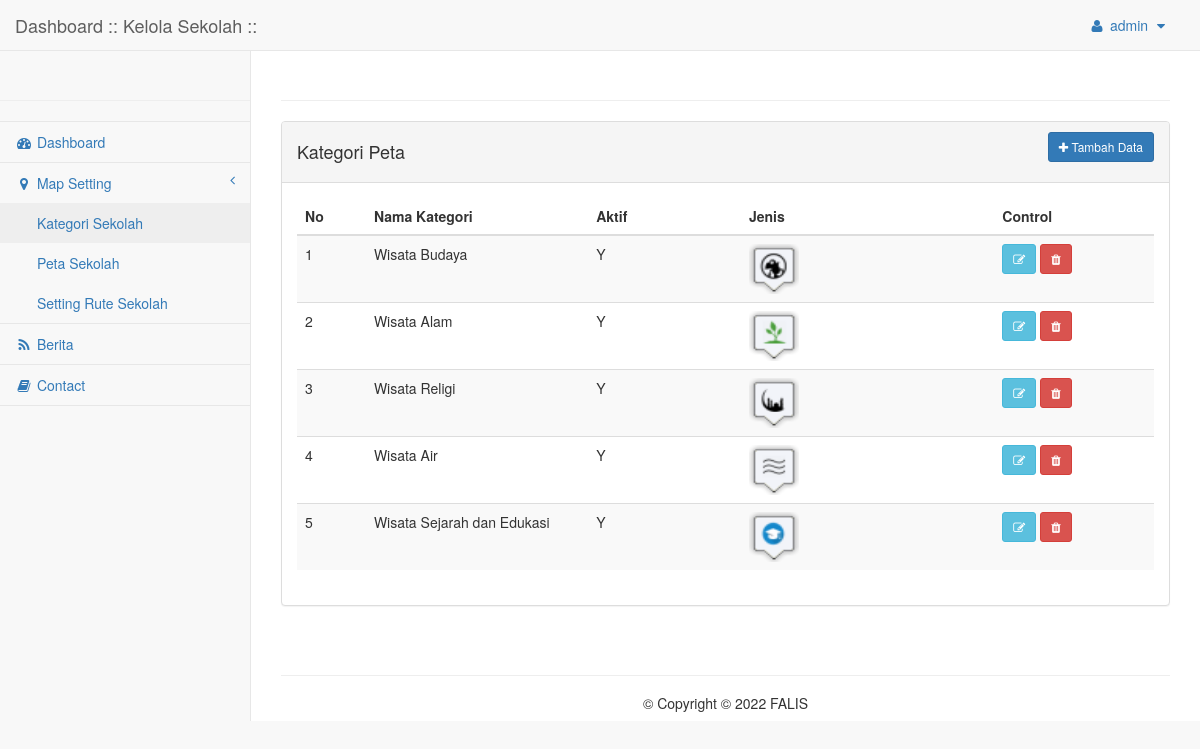
The app's page /?hal=data_kategori (signed in) with its own data.
### tables this page shows
CREATE TABLE IF NOT EXISTS `kategori` (
  `id_kategori` int(5) NOT NULL,
  `nama_kategori` varchar(50) NOT NULL,
  `jenis` varchar(100) NOT NULL DEFAULT '',
  `aktif` enum('Y','N') NOT NULL DEFAULT 'Y'
);

### includes/p_kategori.php (the view, shortened to what this page needs)
<?php
$link_update='?hal=update_kategori';
$daftar='';$no=0;
$q="select * from kategori order by id_kategori";
$q=mysqli_query($con,$q);
if(mysqli_num_rows($q) > 0){
	while($h=mysqli_fetch_array($q)){
		$no++;
		$id=$h['id_kategori'];
		$daftar.='
		  <tr>
			<td>'.$no.'</td>
			<td>'.$h['nama_kategori'].'</td>
			<td>'.$h['aktif'].'</td>
			<td>'."<img src='icon/$h[jenis]' width=50px height=50px >". '</td>
			<td><a href="'.$link_update.'&amp;id='.$id.'&amp;action=edit" class="btn btn-info btn-sm"><i class="fa fa-edit"></i></a> <a href="#" onclick="DeleteConfirm(\''.$link_update.'&amp;id='.$id.'&amp;action=delete\');return(false);" class="btn btn-danger btn-sm"><i class="fa fa-trash"></i></a></td>
		  </tr>
		';
	}
}
?>
            <div class="row">
                <div class="col-lg-12">
                    <div class="panel panel-default">
                        <div class="panel-heading">
                            <div class="row">
                            	<div class="col-md-12">
    	                        <span class="pull-left"><h4>Kategori Peta</h4></span>
	                        	<span class="pull-right"><a href="<?php echo $link_update;?>" class="btn btn-primary btn-sm"><i class="fa fa-plus"></i> Tambah Data</a></span>
                        		</div>
                        	</div>
                    	</div>
                        <div class="panel-body">
                            <div class="table-responsive">
                                <table class="table table-striped">
                                    <thead>
                                        <tr>
                                            <th width="77" align="center">No</th>
		  									<th width="258" align="center">Nama Kategori</th>
											<th width="178" align="center">Aktif</th>
          									<th width="298" align="center">Jenis</th>
          									<th width="182" align="right">Control</th>
                                        </tr>
                                    </thead>
                                    <tbody>
                                        <?php echo $daftar;?>
                                    </tbody>
                                </table>
                            </div>
                        </div>
                    </div>
                </div>
            </div>

### records on screen
kategori: nama_kategori "Wisata Budaya", aktif "Y", jenis (picture)
kategori: nama_kategori "Wisata Alam", aktif "Y", jenis (picture)
kategori: nama_kategori "Wisata Religi", aktif "Y", jenis (picture)
kategori: nama_kategori "Wisata Air", aktif "Y", jenis (picture)
kategori: nama_kategori "Wisata Sejarah dan Edukasi", aktif "Y", jenis (picture)

### other values on screen
$_SESSION['username'] "admin"
